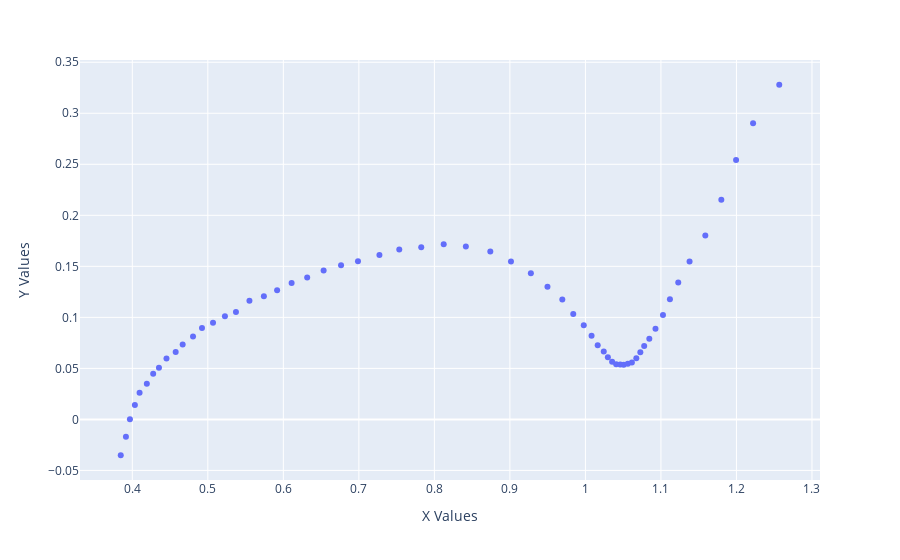

Notebook code cell kept with this figure:
### Code cell
px.scatter(df_EIS, x = 'X Values', y = 'Y Values')  ##Produces a plot of the EIS
